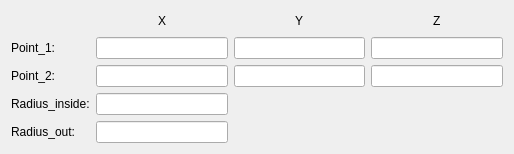
<?xml version="1.0" encoding="UTF-8"?>
<ui version="4.0">
 <class>Form</class>
 <widget class="QWidget" name="Form">
  <property name="geometry">
   <rect>
    <x>0</x>
    <y>0</y>
    <width>514</width>
    <height>154</height>
   </rect>
  </property>
  <property name="windowTitle">
   <string>Form</string>
  </property>
  <layout class="QHBoxLayout" name="horizontalLayout">
   <item>
    <layout class="QGridLayout" name="gridLayout">
     <item row="0" column="1">
      <spacer name="horizontalSpacer">
       <property name="orientation">
        <enum>Qt::Horizontal</enum>
       </property>
       <property name="sizeHint" stdset="0">
        <size>
         <width>40</width>
         <height>20</height>
        </size>
       </property>
      </spacer>
     </item>
     <item row="0" column="2">
      <widget class="QLabel" name="label_x2">
       <property name="text">
        <string>X</string>
       </property>
      </widget>
     </item>
     <item row="0" column="3">
      <spacer name="horizontalSpacer_2">
       <property name="orientation">
        <enum>Qt::Horizontal</enum>
       </property>
       <property name="sizeHint" stdset="0">
        <size>
         <width>40</width>
         <height>20</height>
        </size>
       </property>
      </spacer>
     </item>
     <item row="0" column="4">
      <spacer name="horizontalSpacer_3">
       <property name="orientation">
        <enum>Qt::Horizontal</enum>
       </property>
       <property name="sizeHint" stdset="0">
        <size>
         <width>40</width>
         <height>20</height>
        </size>
       </property>
      </spacer>
     </item>
     <item row="0" column="5">
      <widget class="QLabel" name="label_y2">
       <property name="text">
        <string>Y</string>
       </property>
      </widget>
     </item>
     <item row="0" column="6">
      <spacer name="horizontalSpacer_4">
       <property name="orientation">
        <enum>Qt::Horizontal</enum>
       </property>
       <property name="sizeHint" stdset="0">
        <size>
         <width>40</width>
         <height>20</height>
        </size>
       </property>
      </spacer>
     </item>
     <item row="0" column="7">
      <spacer name="horizontalSpacer_5">
       <property name="orientation">
        <enum>Qt::Horizontal</enum>
       </property>
       <property name="sizeHint" stdset="0">
        <size>
         <width>40</width>
         <height>20</height>
        </size>
       </property>
      </spacer>
     </item>
     <item row="0" column="8">
      <widget class="QLabel" name="label_z2">
       <property name="text">
        <string>Z</string>
       </property>
      </widget>
     </item>
     <item row="0" column="9">
      <spacer name="horizontalSpacer_6">
       <property name="orientation">
        <enum>Qt::Horizontal</enum>
       </property>
       <property name="sizeHint" stdset="0">
        <size>
         <width>40</width>
         <height>20</height>
        </size>
       </property>
      </spacer>
     </item>
     <item row="1" column="0">
      <widget class="QLabel" name="label">
       <property name="text">
        <string>Point_1:</string>
       </property>
      </widget>
     </item>
     <item row="1" column="1" colspan="3">
      <widget class="QLineEdit" name="lineEdit_point1x"/>
     </item>
     <item row="1" column="4" colspan="3">
      <widget class="QLineEdit" name="lineEdit_point1y"/>
     </item>
     <item row="1" column="7" colspan="3">
      <widget class="QLineEdit" name="lineEdit_point1z"/>
     </item>
     <item row="2" column="0">
      <widget class="QLabel" name="label_2">
       <property name="text">
        <string>Point_2:</string>
       </property>
      </widget>
     </item>
     <item row="2" column="1" colspan="3">
      <widget class="QLineEdit" name="lineEdit_point2x"/>
     </item>
     <item row="2" column="4" colspan="3">
      <widget class="QLineEdit" name="lineEdit_point2y"/>
     </item>
     <item row="2" column="7" colspan="3">
      <widget class="QLineEdit" name="lineEdit_point2z"/>
     </item>
     <item row="3" column="0">
      <widget class="QLabel" name="label_3">
       <property name="text">
        <string>Radius_inside:</string>
       </property>
      </widget>
     </item>
     <item row="3" column="1" colspan="3">
      <widget class="QLineEdit" name="lineEdit_radius1"/>
     </item>
     <item row="4" column="0">
      <widget class="QLabel" name="label_4">
       <property name="text">
        <string>Radius_out:</string>
       </property>
      </widget>
     </item>
     <item row="4" column="1" colspan="3">
      <widget class="QLineEdit" name="lineEdit_radius2"/>
     </item>
    </layout>
   </item>
  </layout>
 </widget>
 <resources/>
 <connections/>
</ui>
